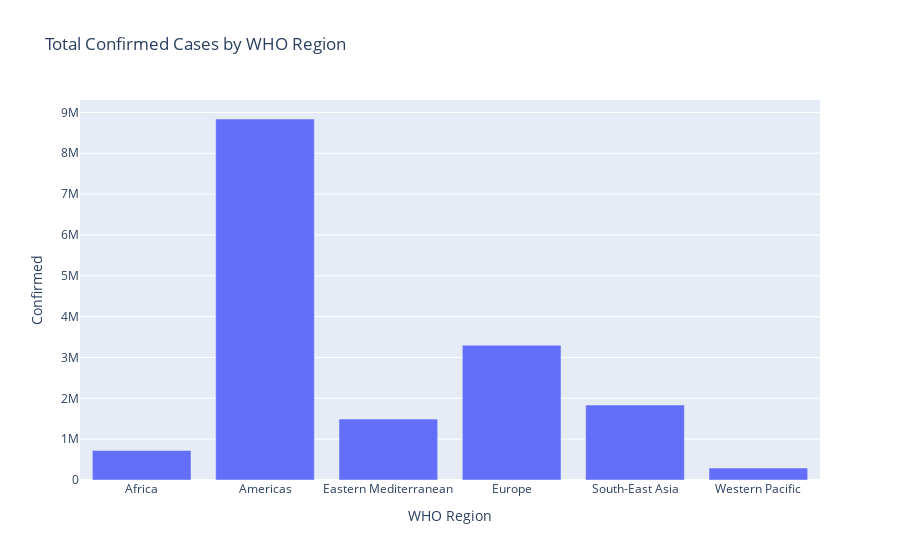
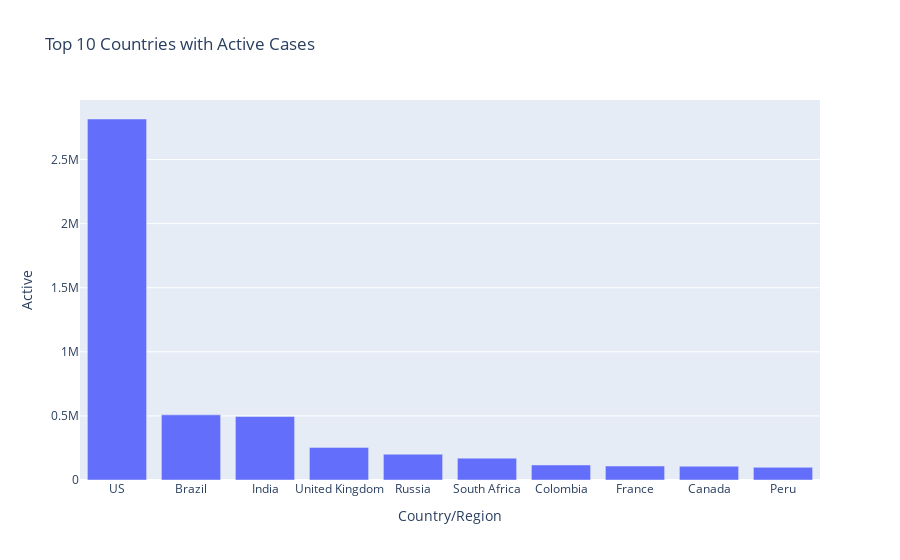
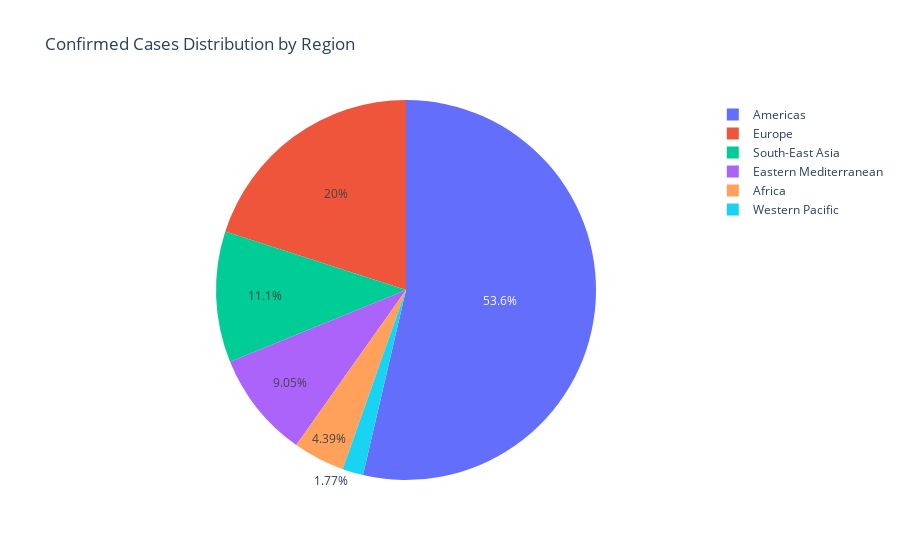
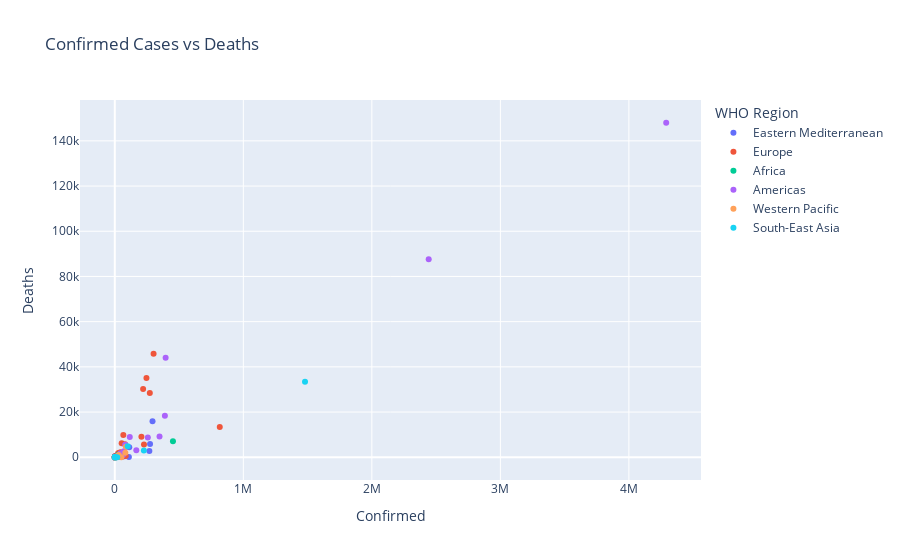

Notebook code cell kept with these figures, in order:
### Code cell
chart1 = px.bar(df.groupby('WHO Region')['Confirmed'].sum().reset_index(),
                x='WHO Region', y='Confirmed', title='Total Confirmed Cases by WHO Region')

chart2 = px.bar(df.sort_values('Active', ascending=False).head(10),
                x='Country/Region', y='Active', title='Top 10 Countries with Active Cases')

chart3 = px.pie(df, names='WHO Region', values='Confirmed',
                title='Confirmed Cases Distribution by Region')

chart4 = px.scatter(df, x='Confirmed', y='Deaths', color='WHO Region',
                    title='Confirmed Cases vs Deaths')

chart5 = px.histogram(df, x='Recovered / 100 Cases', nbins=30,
                      title='Recovery Rate Distribution across Countries')

chart6 = px.box(df, x='WHO Region', y='Deaths / 100 Cases',
                title='Mortality Rate by Region')

correlation = df[['Confirmed', 'Deaths', 'Recovered', 'Active']].corr()
chart7 = go.Figure(data=go.Heatmap(z=correlation.values,
                                   x=correlation.columns,
                                   y=correlation.columns,
                                   colorscale='Viridis'))
chart7.update_layout(title='Correlation Heatmap of Key Metrics')

chart8 = px.box(df, x='WHO Region', y='Deaths / 100 Cases',
                title='Deaths per 100 Cases by Region')

if 'Confirmed last week' in df.columns and '1 week change' in df.columns:
    chart9 = px.scatter(df, x='Confirmed last week', y='1 week change',
                        color='WHO Region',
                        title='Weekly Change in Confirmed Cases')
else:
    chart9 = go.Figure()
    chart9.update_layout(title='Weekly Change Data Not Available')

chart10 = px.violin(df, x='WHO Region', y='Deaths / 100 Cases', box=True,
                    title='Mortality Rate Violin Plot by Region')

chart1.show()
chart2.show()
chart3.show()
chart4.show()
chart5.show()
chart6.show()
chart7.show()
chart8.show()
chart9.show()
chart10.show()

### Figure 1 — Plotly figure (JSON) as saved in the notebook; plotly's stock layout.template omitted (floating-point values rounded to 4 significant figures)
{"data": [{"alignmentgroup": "True", "hovertemplate": "WHO Region=%{x}<br>Confirmed=%{y}<extra></extra>", "legendgroup": "", "marker": {"color": "#636efa", "pattern": {"shape": ""}}, "name": "", "offsetgroup": "", "orientation": "v", "showlegend": false, "textposition": "auto", "type": "bar", "x": ["Africa", "Americas", "Eastern Mediterranean", "Europe", "South-East Asia", "Western Pacific"], "xaxis": "x", "y": [723207, 8839286, 1490744, 3299523, 1835297, 292428], "yaxis": "y"}], "layout": {"barmode": "relative", "legend": {"tracegroupgap": 0}, "title": {"text": "Total Confirmed Cases by WHO Region"}, "xaxis": {"anchor": "y", "domain": [0, 1], "title": {"text": "WHO Region"}}, "yaxis": {"anchor": "x", "domain": [0, 1], "title": {"text": "Confirmed"}}}}

### Figure 2 — Plotly figure (JSON) as saved in the notebook; plotly's stock layout.template omitted (floating-point values rounded to 4 significant figures)
{"data": [{"alignmentgroup": "True", "hovertemplate": "Country/Region=%{x}<br>Active=%{y}<extra></extra>", "legendgroup": "", "marker": {"color": "#636efa", "pattern": {"shape": ""}}, "name": "", "offsetgroup": "", "orientation": "v", "showlegend": false, "textposition": "auto", "type": "bar", "x": ["US", "Brazil", "India", "United Kingdom", "Russia", "South Africa", "Colombia", "France", "Canada", "Peru"], "xaxis": "x", "y": [2816444, 508116, 495499, 254427, 201097, 170537, 117163, 108928, 107514, 98752], "yaxis": "y"}], "layout": {"barmode": "relative", "legend": {"tracegroupgap": 0}, "title": {"text": "Top 10 Countries with Active Cases"}, "xaxis": {"anchor": "y", "domain": [0, 1], "title": {"text": "Country/Region"}}, "yaxis": {"anchor": "x", "domain": [0, 1], "title": {"text": "Active"}}}}

### Figure 3 — Plotly figure (JSON) as saved in the notebook; plotly's stock layout.template omitted (floating-point values rounded to 4 significant figures; data arrays with more than 128 entries replaced by an {"elided": "..."} marker saying what was removed)
{"data": [{"domain": {"x": [0, 1], "y": [0, 1]}, "hovertemplate": "WHO Region=%{label}<br>Confirmed=%{value}<extra></extra>", "labels": {"elided": "187 str values"}, "legendgroup": "", "name": "", "showlegend": true, "type": "pie", "values": {"elided": "187 int values"}}], "layout": {"legend": {"tracegroupgap": 0}, "title": {"text": "Confirmed Cases Distribution by Region"}}}

### Figure 4 — Plotly figure (JSON) as saved in the notebook; plotly's stock layout.template omitted (floating-point values rounded to 4 significant figures)
{"data": [{"hovertemplate": "WHO Region=Eastern Mediterranean<br>Confirmed=%{x}<br>Deaths=%{y}<extra></extra>", "legendgroup": "Eastern Mediterranean", "marker": {"color": "#636efa", "symbol": "circle"}, "mode": "markers", "name": "Eastern Mediterranean", "orientation": "v", "showlegend": true, "type": "scatter", "x": [36263, 39482, 5059, 92482, 293606, 112585, 1176, 64379, 3882, 2827, 20887, 77058, 274289, 109597, 268934, 3196, 11424, 674, 1455, 59177, 10621, 1691], "xaxis": "x", "y": [1269, 141, 58, 4652, 15912, 4458, 11, 438, 51, 64, 316, 393, 5842, 165, 2760, 93, 720, 40, 50, 345, 78, 483], "yaxis": "y"}, {"hovertemplate": "WHO Region=Europe<br>Confirmed=%{x}<br>Deaths=%{y}<extra></extra>", "legendgroup": "Europe", "marker": {"color": "#EF553B", "symbol": "circle"}, "mode": "markers", "name": "Europe", "orientation": "v", "showlegend": true, "type": "scatter", "x": [4880, 907, 37390, 20558, 30446, 67251, 66428, 10498, 10621, 4881, 1060, 15516, 13761, 2034, 7398, 220352, 1137, 207112, 4227, 14, 12, 4448, 1854, 25892, 63985, 246286, 84648, 7413, 33296, 1219, 86, 2019, 6321, 701, 23154, 116, 2893, 53413, 10213, 9132, 43402, 50299, 45902, 816680, 699, 24141, 2181, 2087, 272421, 79395, 34477, 7235, 227019, 67096, 301708, 21209], "xaxis": "x", "y": [144, 52, 711, 713, 423, 538, 9822, 294, 347, 139, 19, 373, 613, 69, 329, 30212, 16, 9125, 202, 0, 0, 596, 10, 1764, 474, 35112, 585, 185, 1301, 31, 1, 80, 112, 9, 748, 4, 45, 6160, 466, 255, 1676, 1719, 2206, 13334, 42, 543, 28, 116, 28432, 5700, 1978, 60, 5630, 1636, 45844, 121], "yaxis": "y"}, {"hovertemplate": "WHO Region=Africa<br>Confirmed=%{x}<br>Deaths=%{y}<extra></extra>", "legendgroup": "Africa", "marker": {"color": "#00cc96", "symbol": "circle"}, "mode": "markers", "name": "Africa", "orientation": "v", "showlegend": true, "type": "scatter", "x": [27973, 950, 1770, 739, 1100, 378, 2328, 17110, 4599, 922, 354, 3200, 8844, 15655, 3071, 265, 2316, 14547, 7189, 326, 33624, 7055, 1954, 17975, 505, 1167, 9690, 3664, 2513, 6208, 344, 1701, 1843, 1132, 41180, 1879, 865, 9764, 114, 1783, 452529, 2305, 509, 874, 1128, 10, 4552, 2704], "xaxis": "x", "y": [1163, 41, 35, 2, 53, 1, 22, 391, 59, 75, 7, 54, 208, 96, 51, 0, 34, 228, 49, 8, 168, 45, 26, 285, 12, 72, 91, 99, 124, 156, 10, 11, 8, 69, 860, 5, 14, 194, 0, 66, 7067, 46, 21, 18, 2, 1, 140, 36], "yaxis": "y"}, {"hovertemplate": "WHO Region=Americas<br>Confirmed=%{x}<br>Deaths=%{y}<extra></extra>", "legendgroup": "Americas", "marker": {"color": "#ab63fa", "symbol": "circle"}, "mode": "markers", "name": "Americas", "orientation": "v", "showlegend": true, "type": "scatter", "x": [86, 167416, 382, 110, 48, 71181, 2442375, 116458, 347923, 257101, 15841, 2532, 18, 64156, 81161, 15035, 23, 45309, 389, 7340, 39741, 853, 395489, 3439, 61442, 4548, 389717, 17, 24, 52, 1483, 148, 4290259, 1202, 15988], "xaxis": "x", "y": [3, 3059, 11, 7, 2, 2647, 87618, 8944, 9187, 8777, 115, 87, 0, 1083, 5532, 408, 0, 1761, 20, 158, 1166, 10, 44022, 108, 1322, 43, 18418, 0, 0, 0, 24, 8, 148011, 35, 146], "yaxis": "y"}, {"hovertemplate": "WHO Region=Western Pacific<br>Confirmed=%{x}<br>Deaths=%{y}<extra></extra>", "legendgroup": "Western Pacific", "marker": {"color": "#FFA15A", "symbol": "circle"}, "mode": "markers", "name": "Western Pacific", "orientation": "v", "showlegend": true, "type": "scatter", "x": [15303, 141, 226, 86783, 27, 31142, 20, 8904, 289, 1557, 62, 82040, 50838, 14203, 462, 431], "xaxis": "x", "y": [167, 3, 0, 4656, 0, 998, 0, 124, 0, 22, 0, 1945, 27, 300, 7, 0], "yaxis": "y"}, {"hovertemplate": "WHO Region=South-East Asia<br>Confirmed=%{x}<br>Deaths=%{y}<extra></extra>", "legendgroup": "South-East Asia", "marker": {"color": "#19d3f3", "symbol": "circle"}, "mode": "markers", "name": "South-East Asia", "orientation": "v", "showlegend": true, "type": "scatter", "x": [226225, 99, 350, 1480073, 100303, 3369, 18752, 2805, 3297, 24], "xaxis": "x", "y": [2965, 0, 6, 33408, 4838, 15, 48, 11, 58, 0], "yaxis": "y"}], "layout": {"legend": {"title": {"text": "WHO Region"}, "tracegroupgap": 0}, "title": {"text": "Confirmed Cases vs Deaths"}, "xaxis": {"anchor": "y", "domain": [0, 1], "title": {"text": "Confirmed"}}, "yaxis": {"anchor": "x", "domain": [0, 1], "title": {"text": "Deaths"}}}}
